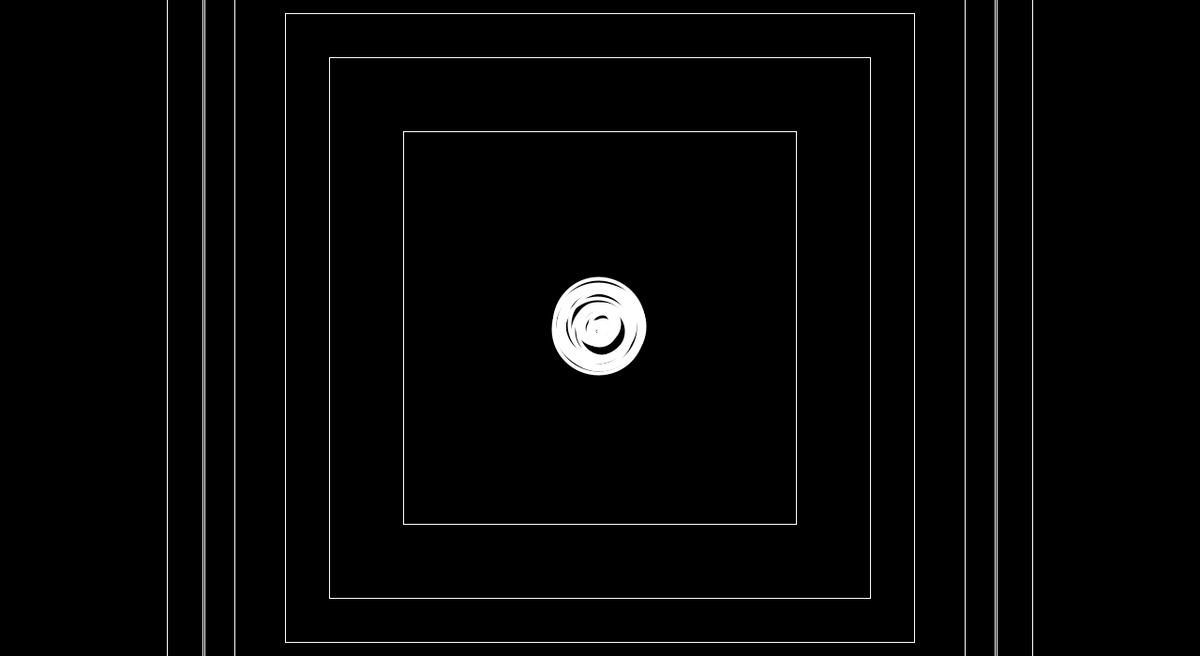
Frame 1 (no input)
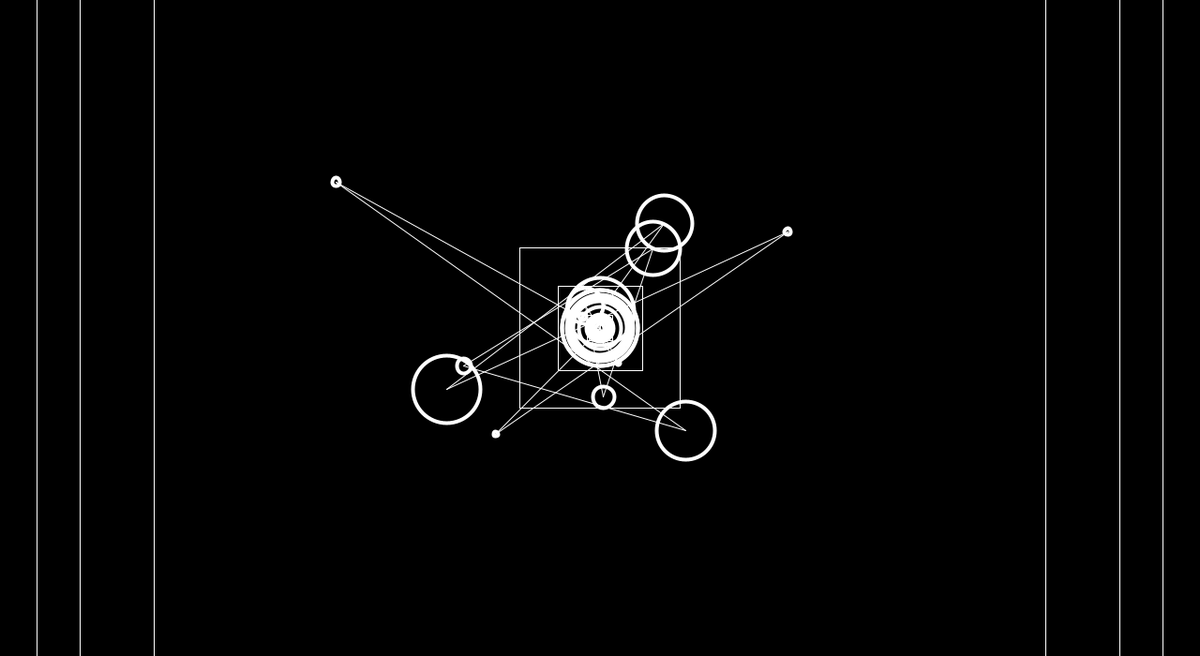
Frame 60 (the mouse pressed at the canvas centre just before this capture)
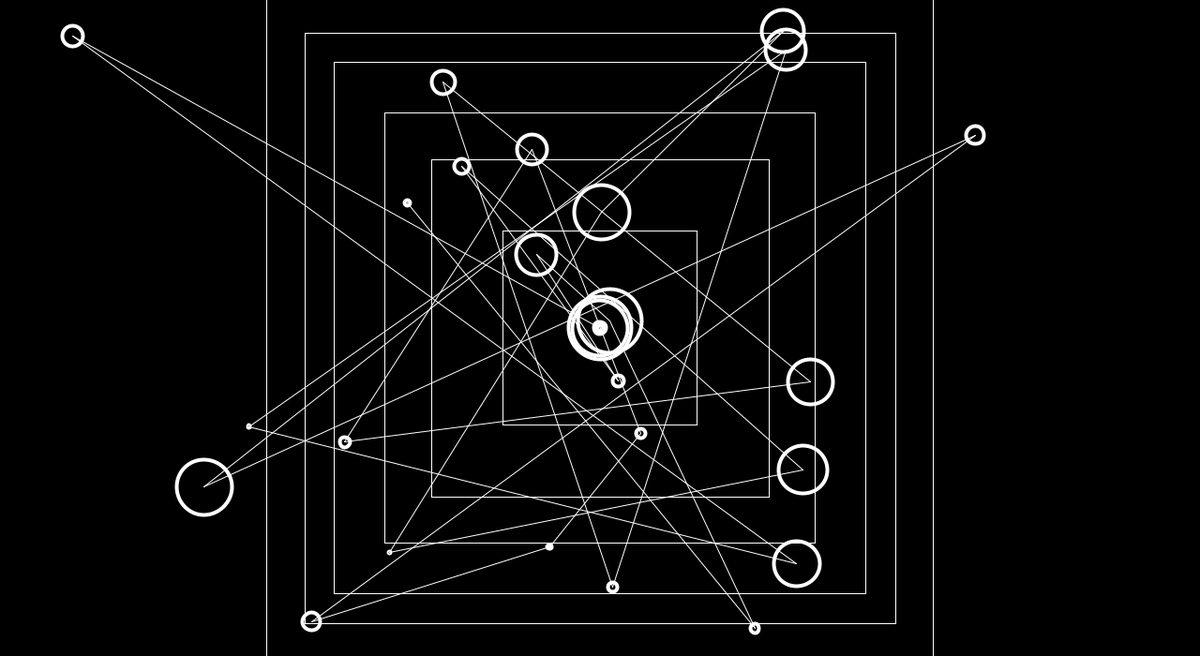
Frame 120 (the mouse held since frame 60 and released just before this capture)

The Processing sketch that drew these frames (run headless with seeded random() and noise(); from frame 60 on, the mouse is pressed at the canvas centre):

// Processing sketch: processing_42879
// ── processing_42879.pde

int NUM = 30;
int speedMAX = 5;
float[] brad = new float[NUM/4];

Thing[] balls = new Thing[NUM]; 

boolean node;

void setup(){
  
  size(1280,700);
  smooth();
  
  for (int i = 0; i < NUM; i++){
    PVector origin = new PVector(width/2,height/2,0);
    balls[i] = new Thing(origin, random(100));
  }
  
  for(int i = 0; i < NUM/4; i++){
   brad[i] = random(width); 
  }
}



void draw(){
  
  background(0);

//  rect(0,0,width,height);
  
 
 
   stroke(255);
   noFill();
   rectMode(CENTER);
   for(int i = 0; i < NUM/4; i++){
   rect(width/2,height/2,brad[i],brad[i]);
    brad[i]+=9;
    if(brad[i] > width) brad[i] = 0;
   }
  
  
  for (int i = 1; i < NUM; i++){
  balls[i].run();
  balls[i].collision();
  
  stroke(255);
  strokeWeight(1);
  line(balls[i].loc.x,balls[i].loc.y,balls[i-1].loc.x,balls[i-1].loc.y);
  
  
  
  
   float d = dist( balls[i-1].loc.x , balls[i-1].loc.y , balls[i].loc.x , balls[i].loc.y ) ;   
   if (d < (balls[i].rad-balls[i].expr)){
    balls[i].direction = -balls[i].direction;
     
   }
  }
  
  if(node){
   balls[5].rad = sin(frameCount*PI/70)*5000;
    }
}


void keyPressed(){
  
    if(key == 'n'){  
        node = !node;
        
    }
}         
            
            
            class Thing{
  int direction = 1;
  float rad, expr;
  
  PVector loc = new PVector();  
  PVector vel = new PVector(random(-speedMAX,speedMAX),
  random(-speedMAX,speedMAX),random(-speedMAX,speedMAX));
  
  Thing( PVector _origin, float _rad ){
    loc = _origin;
    rad = _rad;
    }
  
  void run(){
    
   loc.x += vel.x * direction;
   loc.y += vel.y * direction;
//    loc.add(vel) ;
  noFill();
  strokeWeight(4);
     ellipse(loc.x,loc.y,rad-expr,rad-expr); 
//     strokeWeight(2);
//     ellipse(loc.x,loc.y,expr,expr);
//     strokeWeight(1);
//     ellipse(loc.x,loc.y,expr*70,expr*70);
     
     expr = sin(frameCount * PI / 800) * 60;
     
  }
  
  void collision(){
    
  
    if((loc.x >= width - rad) || (loc.x <= 0)) direction = -direction;
    if((loc.y >= height - rad) || (loc.y <= 0)) direction = -direction;
  }
  
  
  
}    
